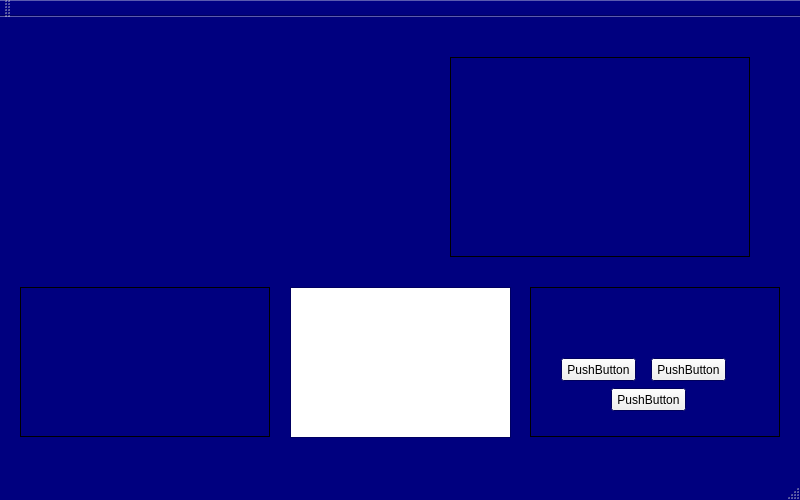
<?xml version="1.0" encoding="UTF-8"?>
<ui version="4.0">
 <class>MainWindow</class>
 <widget class="QMainWindow" name="MainWindow">
  <property name="windowModality">
   <enum>Qt::WindowModal</enum>
  </property>
  <property name="geometry">
   <rect>
    <x>0</x>
    <y>0</y>
    <width>800</width>
    <height>500</height>
   </rect>
  </property>
  <property name="minimumSize">
   <size>
    <width>800</width>
    <height>500</height>
   </size>
  </property>
  <property name="maximumSize">
   <size>
    <width>1600</width>
    <height>1000</height>
   </size>
  </property>
  <property name="baseSize">
   <size>
    <width>800</width>
    <height>500</height>
   </size>
  </property>
  <property name="palette">
   <palette>
    <active>
     <colorrole role="Base">
      <brush brushstyle="SolidPattern">
       <color alpha="255">
        <red>255</red>
        <green>255</green>
        <blue>255</blue>
       </color>
      </brush>
     </colorrole>
     <colorrole role="Window">
      <brush brushstyle="SolidPattern">
       <color alpha="255">
        <red>0</red>
        <green>0</green>
        <blue>127</blue>
       </color>
      </brush>
     </colorrole>
    </active>
    <inactive>
     <colorrole role="Base">
      <brush brushstyle="SolidPattern">
       <color alpha="255">
        <red>255</red>
        <green>255</green>
        <blue>255</blue>
       </color>
      </brush>
     </colorrole>
     <colorrole role="Window">
      <brush brushstyle="SolidPattern">
       <color alpha="255">
        <red>0</red>
        <green>0</green>
        <blue>127</blue>
       </color>
      </brush>
     </colorrole>
    </inactive>
    <disabled>
     <colorrole role="Base">
      <brush brushstyle="SolidPattern">
       <color alpha="255">
        <red>0</red>
        <green>0</green>
        <blue>127</blue>
       </color>
      </brush>
     </colorrole>
     <colorrole role="Window">
      <brush brushstyle="SolidPattern">
       <color alpha="255">
        <red>0</red>
        <green>0</green>
        <blue>127</blue>
       </color>
      </brush>
     </colorrole>
    </disabled>
   </palette>
  </property>
  <property name="windowTitle">
   <string>TBG</string>
  </property>
  <property name="autoFillBackground">
   <bool>true</bool>
  </property>
  <widget class="QWidget" name="centralWidget">
   <widget class="QLabel" name="PDisplay">
    <property name="geometry">
     <rect>
      <x>450</x>
      <y>40</y>
      <width>300</width>
      <height>200</height>
     </rect>
    </property>
    <property name="minimumSize">
     <size>
      <width>300</width>
      <height>200</height>
     </size>
    </property>
    <property name="maximumSize">
     <size>
      <width>300</width>
      <height>200</height>
     </size>
    </property>
    <property name="frameShape">
     <enum>QFrame::Box</enum>
    </property>
    <property name="text">
     <string/>
    </property>
   </widget>
   <widget class="QStackedWidget" name="MoveWin">
    <property name="geometry">
     <rect>
      <x>530</x>
      <y>270</y>
      <width>250</width>
      <height>150</height>
     </rect>
    </property>
    <property name="frameShape">
     <enum>QFrame::Box</enum>
    </property>
    <property name="currentIndex">
     <number>0</number>
    </property>
    <widget class="QWidget" name="DefaultMove">
     <widget class="QPushButton" name="pushButton_2">
      <property name="geometry">
       <rect>
        <x>120</x>
        <y>70</y>
        <width>75</width>
        <height>23</height>
       </rect>
      </property>
      <property name="text">
       <string>PushButton</string>
      </property>
     </widget>
     <widget class="QPushButton" name="pushButton_3">
      <property name="geometry">
       <rect>
        <x>80</x>
        <y>100</y>
        <width>75</width>
        <height>23</height>
       </rect>
      </property>
      <property name="text">
       <string>PushButton</string>
      </property>
     </widget>
     <widget class="QPushButton" name="pushButton_4">
      <property name="geometry">
       <rect>
        <x>30</x>
        <y>70</y>
        <width>75</width>
        <height>23</height>
       </rect>
      </property>
      <property name="text">
       <string>PushButton</string>
      </property>
     </widget>
    </widget>
    <widget class="QWidget" name="page_2"/>
   </widget>
   <widget class="QStackedWidget" name="ActionWin">
    <property name="geometry">
     <rect>
      <x>20</x>
      <y>270</y>
      <width>250</width>
      <height>150</height>
     </rect>
    </property>
    <property name="frameShape">
     <enum>QFrame::Box</enum>
    </property>
    <widget class="QWidget" name="NoAction"/>
    <widget class="QWidget" name="page_4"/>
   </widget>
   <widget class="QListView" name="listView">
    <property name="geometry">
     <rect>
      <x>290</x>
      <y>270</y>
      <width>221</width>
      <height>151</height>
     </rect>
    </property>
   </widget>
   <widget class="QLabel" name="label">
    <property name="geometry">
     <rect>
      <x>100</x>
      <y>100</y>
      <width>131</width>
      <height>111</height>
     </rect>
    </property>
    <property name="text">
     <string/>
    </property>
    <property name="pixmap">
     <pixmap resource="images.qrc">:/pics/images/arrowUp.png</pixmap>
    </property>
   </widget>
   <widget class="QLabel" name="label_2">
    <property name="geometry">
     <rect>
      <x>300</x>
      <y>80</y>
      <width>141</width>
      <height>111</height>
     </rect>
    </property>
    <property name="text">
     <string/>
    </property>
    <property name="pixmap">
     <pixmap resource="nyu.qrc">:/new/prefix/images/arrowUp.png</pixmap>
    </property>
   </widget>
   <widget class="QPushButton" name="UpMain">
    <property name="enabled">
     <bool>true</bool>
    </property>
    <property name="geometry">
     <rect>
      <x>114</x>
      <y>102</y>
      <width>101</width>
      <height>81</height>
     </rect>
    </property>
    <property name="text">
     <string/>
    </property>
    <property name="shortcut">
     <string>Up</string>
    </property>
    <property name="checkable">
     <bool>false</bool>
    </property>
    <property name="flat">
     <bool>true</bool>
    </property>
   </widget>
  </widget>
  <widget class="QMenuBar" name="menuBar">
   <property name="geometry">
    <rect>
     <x>0</x>
     <y>0</y>
     <width>800</width>
     <height>21</height>
    </rect>
   </property>
  </widget>
  <widget class="QToolBar" name="mainToolBar">
   <attribute name="toolBarArea">
    <enum>TopToolBarArea</enum>
   </attribute>
   <attribute name="toolBarBreak">
    <bool>false</bool>
   </attribute>
  </widget>
  <widget class="QStatusBar" name="statusBar"/>
 </widget>
 <layoutdefault spacing="6" margin="11"/>
 <resources>
  <include location="images.qrc"/>
  <include location="nyu.qrc"/>
 </resources>
 <connections/>
</ui>
